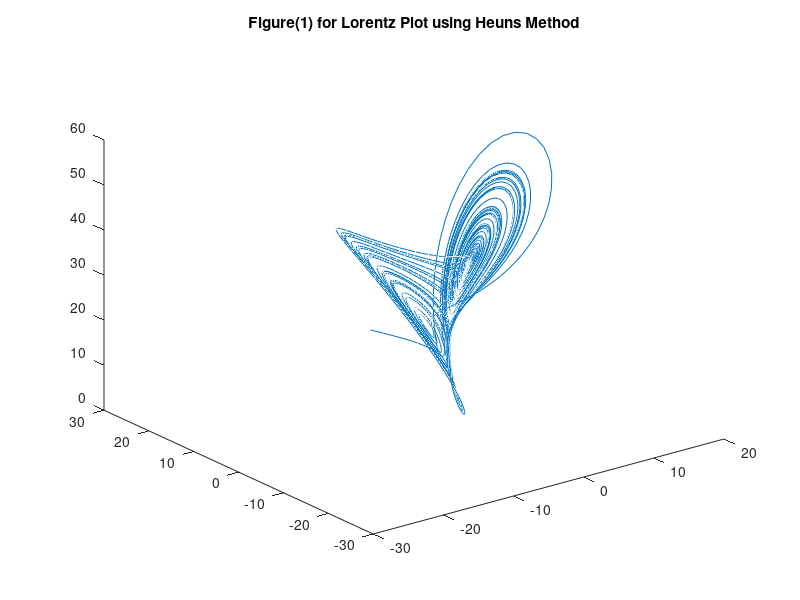

Write the MATLAB code that produced this figure. (Note: this script raises an error after producing the figure.)
%%
%Heunâ€™s Method
%clearing all variable and workspaces
clc;
clear all;
clear workspace;
clear all variables;

dxdt =@(t,x,y,z) 10*(y-x);                                                 %declaring first function
dydt =@(t,x,y,z) x*(28-z)-y;                                               %declaring second function
dzdt =@(t,x,y,z) x*y-8/3*z                                                 %declaring third function% 
a = 0;                                                                     %starting value
tf= 50;                                                                    %inputing final iteration time
n = 5000;                                                                  %subintervals bewteeen starting point and ending point
x0 = -8;                                                                   %first starting x-coordinate
y0 = 5;                                                                    %first starting y-coordinate
z0 = 20;                                                                   %inputing first starting z-coordinate
delt=0.01;                                                                  %step size
dx=[];                                                                     %declaring empty array for dx
dy=[];                                                                     %declaring empty array for dy
dz=[];                                                                     %declaring empty array for dz
t=[];                                                                      %declaring empty array for t
npoints=(tf)/delt;                                                         %calculating npoints for counter
k=1;                                                                       %declaring k variable
b=tf;                                                                      %mapping b variable to k
h = (b-a)/n;                                                               %calculating h variable
t(k)=0;dx(k)=x0;dy(k)=y0;dz(k)=z0;                                         %mapping the starting variable
while(k <= npoints)                                                        %while loop counter                                             
     k1x=dxdt(t(k),dx(k),dy(k),dz(k));                                     %calculte the first x value
     k1y=dydt(t(k),dx(k),dy(k),dz(k));                                     %calculte the first y value
     k1z=dzdt(t(k),dx(k),dy(k),dz(k));                                     %calculte the first z value
     t(k+1)=t(k)+delt;                                                     %calculte the first t value
     k2x=dxdt(t(k+1),dx(k)+delt*k1x,dy(k)+delt*k1x,dz(k)+delt*k1x);        %calculating the predictor x value
     k2y=dydt(t(k+1),dx(k)+delt*k1y,dy(k)+delt*k1y,dz(k)+delt*k1y);        %calculating the predictor y value
     k2z=dzdt(t(k+1),dx(k)+delt*k1z,dy(k)+delt*k1z,dz(k)+delt*k1z);        %calculating the predictor z value
     dx(k+1)=dx(k)+(delt/2)*(k1x+k2x);                                     %calculating the corrected x value
     dy(k+1)=dy(k)+(delt/2)*(k1y+k2y);                                     %calculating the corrected y value 
     dz(k+1)=dz(k)+(delt/2)*(k1z+k2z);                                     %calculating the corrected z value
     k=k+1;                                                                %incrementing k value
 end
 
%curves  
figure(1)
plot3(dx,dy,dz)                                                            %plotting
title('Figure(1) for Lorentz Plot using Heuns Method')                     %giving titles
% 
%%
%ode45 method
w0 = [x0;y0;z0];                                                           %column vector of intial values                                                         %range of t
[t,y] = ode45(@ODEsystem,a:h:tf,w0);                                       %solving the system of equation with ode45
figure(2)
plot3(y(:,1),y(:,2),y(:,3))                                                %plotting
title('Figure(2) for Lorentz Plot using ode45 Method')                     %giving titles             
function dydt = ODEsystem(t,y)                                             %declaring the function for ODE System
dydt = zeros(3,1);                                                         %declaring the intial function
dydt(1) = 10*(y(2)-y(1));                                                  %declaring first function
dydt(2) = y(1)*(28-y(3))-y(2);                                             %declaring second function 
dydt(3) = y(1)*y(2)-8/3*y(3);                                              %decalring third function
end
